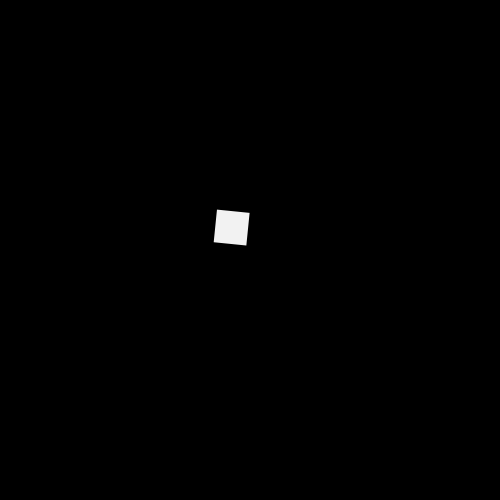
Frame 1 (no input)
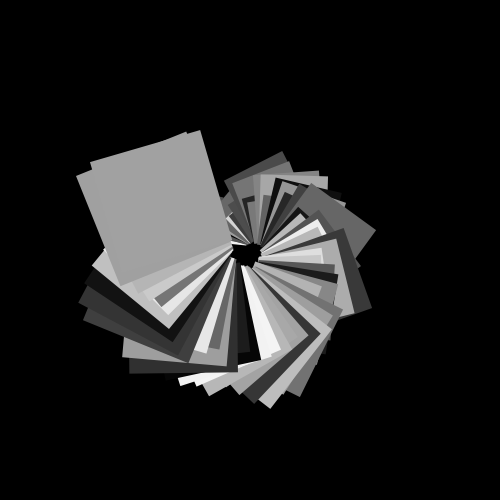
Frame 60 (the mouse pressed at the canvas centre just before this capture)
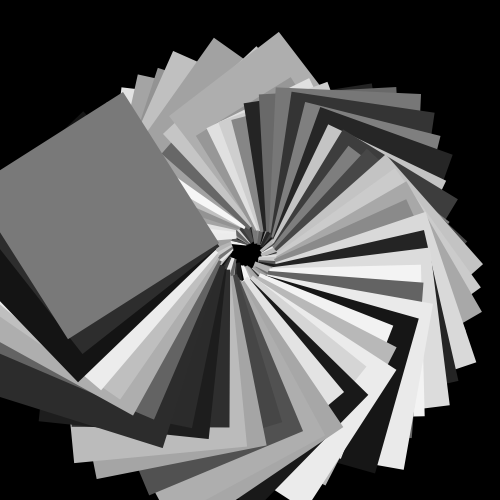
Frame 120 (the mouse held since frame 60 and released just before this capture)

The Processing sketch that drew these frames (run headless with seeded random() and noise(); from frame 60 on, the mouse is pressed at the canvas centre):

// Processing sketch: processing_113041
// ── processing_113041.pde

float timer = 0;
float z = random(500);
float r = 0;
float s = 1;
float scaleSpeed = 0.03;
float hue = 0;
float offset = 10;

void setup ()
{
  size(500,500);
  colorMode(HSB,360,100,100);
  background(0);
}

void draw()
{
  timer += 1;
  
  hue += offset;
  if (hue >= 360)
  {
     offset = -offset;
     hue = 360; 
  }
  else if (hue < 0)
  {
    offset = -offset;
    hue = 0; 
  }

  r += 0.1;
  z = random(500);
  
  
  strokeCap(SQUARE);
 
  
  if(timer > 400 && timer < 560)
  {
    strokeWeight(random(5,10));
    stroke(24,0,0);
    line(0,z,500,z);
  }
    
  if(timer >560 && timer < 850)
  {   
    strokeWeight(random(5));
    stroke(24,0,random(100));
    line(z,random(50,200),z,random(300, 450));
  }
  
  
  s += scaleSpeed;
  
  if (s > 6 || s < 0)
  {
    scaleSpeed = -scaleSpeed;
  }
  
  if(timer < 395)
  {
  pushMatrix();
  noStroke();
  fill(hue,0,random(100));
  translate(250,250);
  rectMode(CENTER);
  rotate(r);
  scale(s + random(-.4,.4));
  rect(-25,-25,40,40);
  popMatrix();
  

  }
  
  if(timer > 840)
  {
    pushMatrix();
    noStroke();
    fill(hue,0,random(100));
    translate(random(500),250);
    rectMode(CENTER);
    scale(s + random(-.4,.4));
    rect(0,random(-200,200),random(5,15),random(5,15));
    popMatrix();
    
    pushMatrix();
    noStroke();
    fill(hue,0,random(100));
    translate(random(500),250);
    rectMode(CENTER);
    scale(s + random(-.4,.4));
    rect(0,random(-200,200),random(5,15),random(5,15));
    popMatrix();
  }
  
  if(timer > 1500)
  {
    timer = 0;
  }
  println(timer);
}
